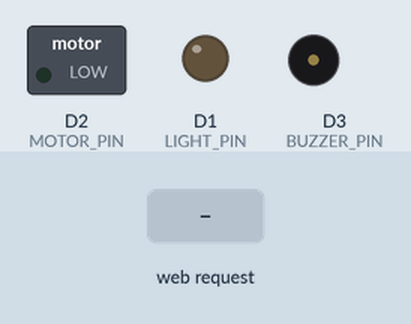
Recording of a sketch running on a simulated ESP8266 (NodeMCU). Shown: switched loads named in the sketch (green lamp = pin HIGH), output pins drawn as LEDs (lit = HIGH), buzzer (waves = sounding, pin HIGH). The test bench sets the inputs (shaded band). WiFi joins after 1.5 s; servers stay silent unless stated; what the sketch prints to the serial monitor is not drawn.

Above: at 2.7 s.
2.8 s: HTTP request GET /light/on received
At 4.0 s:
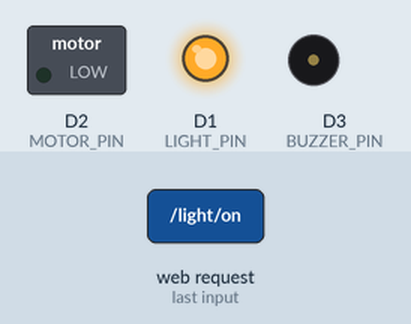
4.3 s: HTTP request GET /motor/on received
At 5.2 s:
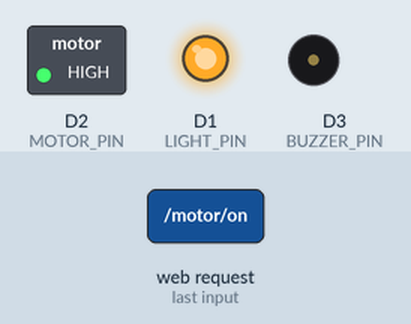
5.8 s: HTTP request GET /light/off received
At 6.4 s:
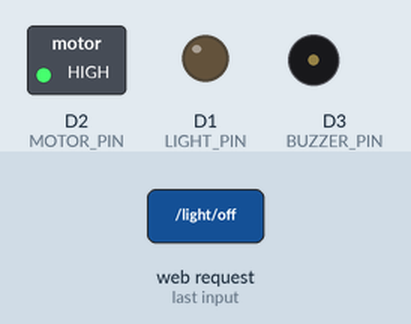
7.3 s: HTTP request GET /buzzer/on received
At 8.5 s:
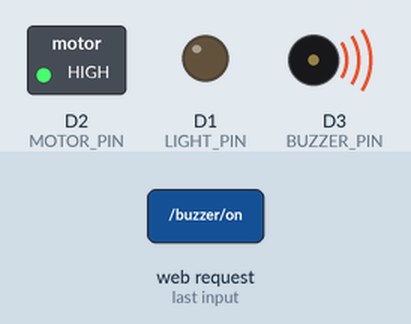
8.8 s: HTTP request GET /motor/off received
At 9.8 s:
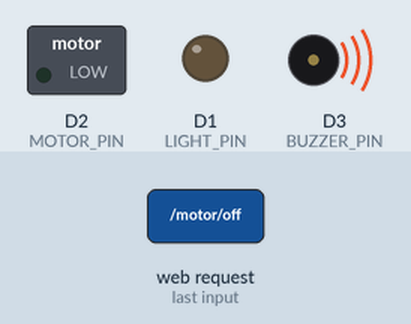
10.3 s: HTTP request GET /buzzer/off received
At 11.0 s:
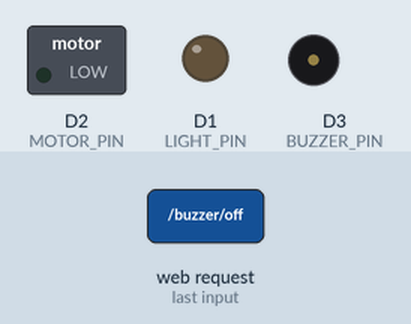
Timing chart, 0 to 12.8 s (numbered marks = the images above; inputs shaded):
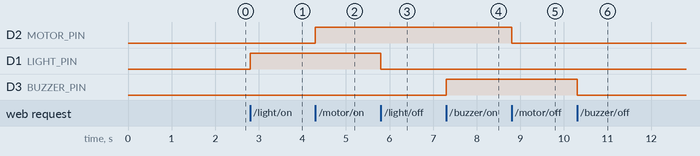

Measured:
- after the input at 2.8 s, D1 (LIGHT_PIN): LOW → HIGH at once
- after the input at 4.3 s, D2 (MOTOR_PIN): LOW → HIGH at once
- after the input at 5.8 s, D1 (LIGHT_PIN): HIGH → LOW at once
- after the input at 7.3 s, D3 (BUZZER_PIN): LOW → HIGH at once
- after the input at 8.8 s, D2 (MOTOR_PIN): HIGH → LOW at once
- after the input at 10.3 s, D3 (BUZZER_PIN): HIGH → LOW at once

The sketch:

r.ino
```cpp
#include <ESP8266WiFi.h>
#include <ESP8266WebServer.h>

// Replace with your WiFi credentials
const char* ssid = "inba";
const char* password = "inba@610";

// Create a web server object
ESP8266WebServer server(80);

// GPIO pins
#define LIGHT_PIN D1
#define MOTOR_PIN D2
#define BUZZER_PIN D3

void setup() {
  Serial.begin(115200);

  // Set pins as output
  pinMode(LIGHT_PIN, OUTPUT);
  pinMode(MOTOR_PIN, OUTPUT);
  pinMode(BUZZER_PIN, OUTPUT);

  // Initially OFF
  digitalWrite(LIGHT_PIN, LOW);
  digitalWrite(MOTOR_PIN, LOW);
  digitalWrite(BUZZER_PIN, LOW);

  // Connect to Wi-Fi
  WiFi.begin(ssid, password);
  Serial.print("Connecting to WiFi");
  while (WiFi.status() != WL_CONNECTED) {
    delay(500);
    Serial.print(".");
  }
  Serial.println("\n✅ Connected to WiFi");
  Serial.print("📶 IP address: ");
  Serial.println(WiFi.localIP());

  // Define routes for controlling devices
  server.on("/", HTTP_GET, []() {
    String html = "<!DOCTYPE html><html><head><meta name='viewport' content='width=device-width, initial-scale=1'>";
    html += "<style>";
    html += "body { font-family: Arial, sans-serif; text-align: center; padding: 20px; background-color: #f4f4f4; }";
    html += "h2 { color: #333; }";
    html += "button { padding: 10px 20px; font-size: 18px; margin: 10px; cursor: pointer; border-radius: 5px; border: none; }";
    html += "button:hover { background-color: #4CAF50; color: white; }";
    html += "</style></head><body>";
    html += "<h2>Device Control Dashboard</h2>";
    html += "<button onclick=\"window.location.href='/light/on'\">Turn Light ON</button><br>";
    html += "<button onclick=\"window.location.href='/light/off'\">Turn Light OFF</button><br>";
    html += "<button onclick=\"window.location.href='/motor/on'\">Turn Motor ON</button><br>";
    html += "<button onclick=\"window.location.href='/motor/off'\">Turn Motor OFF</button><br>";
    html += "<button onclick=\"window.location.href='/buzzer/on'\">Turn Buzzer ON</button><br>";
    html += "<button onclick=\"window.location.href='/buzzer/off'\">Turn Buzzer OFF</button><br>";
    html += "</body></html>";
    server.send(200, "text/html", html);
  });

  // Define actions for each route
  server.on("/light/on", []() {
    digitalWrite(LIGHT_PIN, HIGH);
    server.send(200, "text/plain", "Light ON");
  });

  server.on("/light/off", []() {
    digitalWrite(LIGHT_PIN, LOW);
    server.send(200, "text/plain", "Light OFF");
  });

  server.on("/motor/on", []() {
    digitalWrite(MOTOR_PIN, HIGH);
    server.send(200, "text/plain", "Motor ON");
  });

  server.on("/motor/off", []() {
    digitalWrite(MOTOR_PIN, LOW);
    server.send(200, "text/plain", "Motor OFF");
  });

  server.on("/buzzer/on", []() {
    digitalWrite(BUZZER_PIN, HIGH);
    server.send(200, "text/plain", "Buzzer ON");
  });

  server.on("/buzzer/off", []() {
    digitalWrite(BUZZER_PIN, LOW);
    server.send(200, "text/plain", "Buzzer OFF");
  });

  server.onNotFound([]() {
    server.send(404, "text/plain", "404 Not Found");
  });

  server.begin();
  Serial.println("🚀 HTTP Server started");
}

void loop() {
  server.handleClient();
}
```
